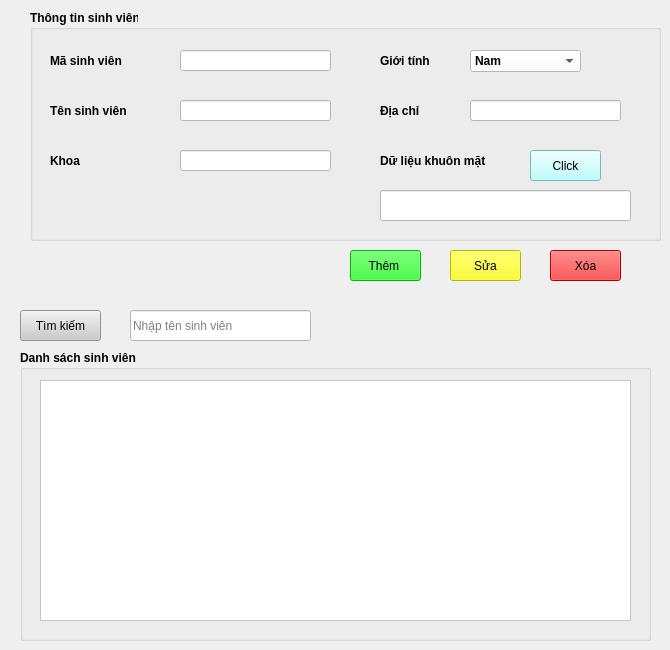
         <widget class="QWidget" name="sinhVien_page">
          <widget class="QPushButton" name="btn_xoaSV">
           <property name="geometry">
            <rect>
             <x>550</x>
             <y>250</y>
             <width>71</width>
             <height>31</height>
            </rect>
           </property>
           <property name="styleSheet">
            <string notr="true">background-color: rgb(255, 0, 0);</string>
           </property>
           <property name="text">
            <string>Xóa</string>
           </property>
          </widget>
          <widget class="QPushButton" name="btn_themSV">
           <property name="geometry">
            <rect>
             <x>350</x>
             <y>250</y>
             <width>71</width>
             <height>31</height>
            </rect>
           </property>
           <property name="styleSheet">
            <string notr="true">background-color: rgb(0, 255, 0);</string>
           </property>
           <property name="text">
            <string>Thêm </string>
           </property>
          </widget>
          <widget class="QGroupBox" name="groupBox">
           <property name="geometry">
            <rect>
             <x>30</x>
             <y>10</y>
             <width>631</width>
             <height>231</height>
            </rect>
           </property>
           <property name="font">
            <font>
             <pointsize>9</pointsize>
             <weight>75</weight>
             <bold>true</bold>
            </font>
           </property>
           <property name="title">
            <string>Thông tin sinh viên</string>
           </property>
           <widget class="QLabel" name="label_14">
            <property name="geometry">
             <rect>
              <x>20</x>
              <y>140</y>
              <width>101</width>
              <height>21</height>
             </rect>
            </property>
            <property name="font">
             <font>
              <pointsize>9</pointsize>
             </font>
            </property>
            <property name="text">
             <string>Khoa</string>
            </property>
           </widget>
           <widget class="QLabel" name="label_15">
            <property name="geometry">
             <rect>
              <x>350</x>
              <y>90</y>
              <width>101</width>
              <height>21</height>
             </rect>
            </property>
            <property name="font">
             <font>
              <pointsize>9</pointsize>
             </font>
            </property>
            <property name="text">
             <string>Địa chỉ</string>
            </property>
           </widget>
           <widget class="QLabel" name="label_16">
            <property name="geometry">
             <rect>
              <x>20</x>
              <y>40</y>
              <width>101</width>
              <height>21</height>
             </rect>
            </property>
            <property name="font">
             <font>
              <pointsize>9</pointsize>
             </font>
            </property>
            <property name="text">
             <string>Mã sinh viên</string>
            </property>
           </widget>
           <widget class="QLabel" name="label_17">
            <property name="geometry">
             <rect>
              <x>20</x>
              <y>90</y>
              <width>101</width>
              <height>21</height>
             </rect>
            </property>
            <property name="font">
             <font>
              <pointsize>9</pointsize>
             </font>
            </property>
            <property name="text">
             <string>Tên sinh viên</string>
            </property>
           </widget>
           <widget class="QLabel" name="label_18">
            <property name="geometry">
             <rect>
              <x>350</x>
              <y>40</y>
              <width>101</width>
              <height>21</height>
             </rect>
            </property>
            <property name="font">
             <font>
              <pointsize>9</pointsize>
             </font>
            </property>
            <property name="text">
             <string>Giới tính</string>
            </property>
           </widget>
           <widget class="QLabel" name="label_19">
            <property name="geometry">
             <rect>
              <x>350</x>
              <y>140</y>
              <width>121</width>
              <height>21</height>
             </rect>
            </property>
            <property name="font">
             <font>
              <pointsize>9</pointsize>
             </font>
            </property>
            <property name="text">
             <string>Dữ liệu khuôn mặt</string>
            </property>
           </widget>
           <widget class="QLineEdit" name="txt_masvSV">
            <property name="geometry">
             <rect>
              <x>150</x>
              <y>40</y>
              <width>151</width>
              <height>21</height>
             </rect>
            </property>
            <property name="styleSheet">
             <string notr="true">
background-color: rgb(255, 255, 255);</string>
            </property>
           </widget>
           <widget class="QLineEdit" name="txt_tensvSV">
            <property name="geometry">
             <rect>
              <x>150</x>
              <y>90</y>
              <width>151</width>
              <height>21</height>
             </rect>
            </property>
            <property name="styleSheet">
             <string notr="true">
background-color: rgb(255, 255, 255);</string>
            </property>
           </widget>
           <widget class="QLineEdit" name="txt_khoaSV">
            <property name="geometry">
             <rect>
              <x>150</x>
              <y>140</y>
              <width>151</width>
              <height>21</height>
             </rect>
            </property>
            <property name="styleSheet">
             <string notr="true">
background-color: rgb(255, 255, 255);</string>
            </property>
           </widget>
           <widget class="QLineEdit" name="txt_diaChiSV">
            <property name="geometry">
             <rect>
              <x>440</x>
              <y>90</y>
              <width>151</width>
              <height>21</height>
             </rect>
            </property>
            <property name="styleSheet">
             <string notr="true">
background-color: rgb(255, 255, 255);</string>
            </property>
           </widget>
           <widget class="QComboBox" name="ccb_genderSV">
            <property name="geometry">
             <rect>
              <x>440</x>
              <y>40</y>
              <width>111</width>
              <height>22</height>
             </rect>
            </property>
            <property name="styleSheet">
             <string notr="true">background-color: rgb(255, 255, 255);</string>
            </property>
            <item>
             <property name="text">
              <string>Nam</string>
             </property>
            </item>
            <item>
             <property name="text">
              <string>Nữ</string>
             </property>
            </item>
           </widget>
           <widget class="QPushButton" name="btn_addFace">
            <property name="geometry">
             <rect>
              <x>500</x>
              <y>140</y>
              <width>71</width>
              <height>31</height>
             </rect>
            </property>
            <property name="font">
             <font>
              <weight>50</weight>
              <bold>false</bold>
             </font>
            </property>
            <property name="styleSheet">
             <string notr="true">background-color: rgb(170, 255, 255);</string>
            </property>
            <property name="text">
             <string>Click</string>
            </property>
           </widget>
           <widget class="QLineEdit" name="txt_faceCoding">
            <property name="enabled">
             <bool>true</bool>
            </property>
            <property name="geometry">
             <rect>
              <x>350</x>
              <y>180</y>
              <width>251</width>
              <height>31</height>
             </rect>
            </property>
            <property name="focusPolicy">
             <enum>Qt::NoFocus</enum>
            </property>
            <property name="autoFillBackground">
             <bool>false</bool>
            </property>
            <property name="styleSheet">
             <string notr="true">
background-color: rgb(255, 255, 255);</string>
            </property>
           </widget>
          </widget>
          <widget class="QLineEdit" name="txt_timKiemSV">
           <property name="geometry">
            <rect>
             <x>130</x>
             <y>310</y>
             <width>181</width>
             <height>31</height>
            </rect>
           </property>
           <property name="styleSheet">
            <string notr="true">background-color: rgb(255, 255, 255);
color: rgb(0, 0, 0);</string>
           </property>
           <property name="text">
            <string/>
           </property>
           <property name="placeholderText">
            <string>Nhập tên sinh viên</string>
           </property>
          </widget>
          <widget class="QPushButton" name="btn_timKiemSV">
           <property name="geometry">
            <rect>
             <x>20</x>
             <y>310</y>
             <width>81</width>
             <height>31</height>
            </rect>
           </property>
           <property name="styleSheet">
            <string notr="true">background-color: rgb(203, 203, 203);</string>
           </property>
           <property name="text">
            <string>Tìm kiếm</string>
           </property>
          </widget>
          <widget class="QPushButton" name="btn_suaSV">
           <property name="geometry">
            <rect>
             <x>450</x>
             <y>250</y>
             <width>71</width>
             <height>31</height>
            </rect>
           </property>
           <property name="styleSheet">
            <string notr="true">background-color: rgb(255, 255, 0);</string>
           </property>
           <property name="text">
            <string>Sửa</string>
           </property>
          </widget>
          <widget class="QGroupBox" name="groupBox_4">
           <property name="geometry">
            <rect>
             <x>20</x>
             <y>350</y>
             <width>631</width>
             <height>291</height>
            </rect>
           </property>
           <property name="font">
            <font>
             <pointsize>9</pointsize>
             <weight>75</weight>
             <bold>true</bold>
            </font>
           </property>
           <property name="title">
            <string>Danh sách sinh viên</string>
           </property>
           <widget class="QTableWidget" name="tbl_sinhVien">
            <property name="geometry">
             <rect>
              <x>20</x>
              <y>30</y>
              <width>591</width>
              <height>241</height>
             </rect>
            </property>
            <property name="styleSheet">
             <string notr="true">
background-color: rgb(255, 255, 255);</string>
            </property>
           </widget>
          </widget>
         </widget>
